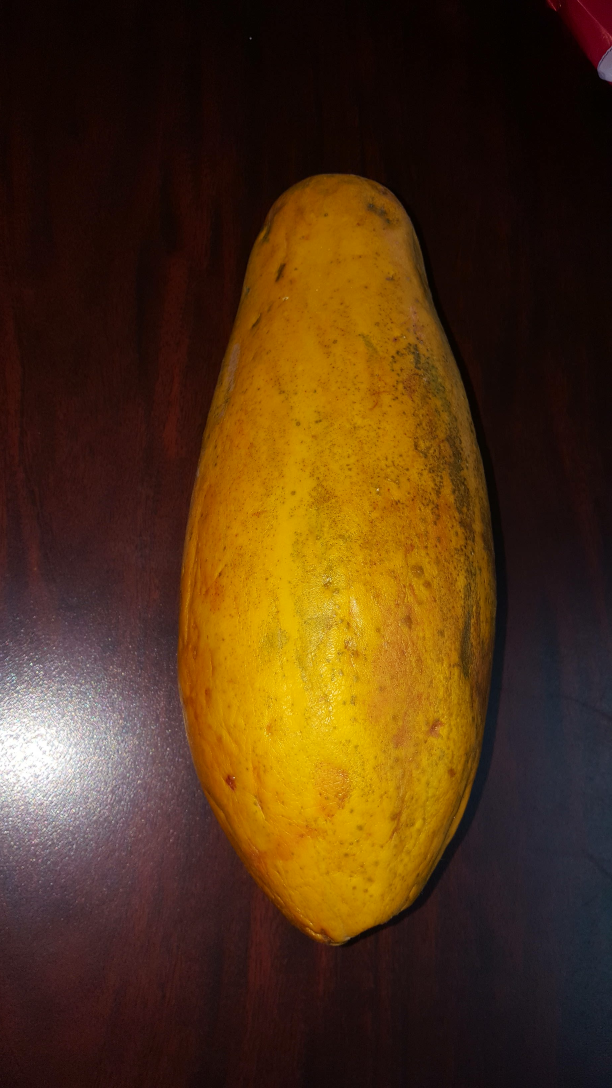
#> input picture prueba.jpg, 1836 x 3264 px (shown at 1/3 size); its folder holds only this picture in this run
$ python evaluacionRNA.py   (older library calls are emulated)
#> lines starting #> are read from the running program, lines starting #| are printed output that depends on the picture; after the words box and inside, x2 and y2 are one past the last pixel; in counts of white or black regions, pixels touching at a corner belong together
#> further down, imagen is the input picture: shape (3264, 1836, 3); mean B, G, R 21.2, 51.2, 79.6
"""
Aplicacion para extraer un recorte de la imagen donde se encuentra
un tomate.

"""

from __future__ import division
import cv2
import numpy as np
from PIL import Image
from os import listdir
import os
import neurolab as nl
import scipy as sp

def mostar(imagen):
    imagen = cv2.resize(imagen, (600, 400))
    cv2.imshow('Papaya', imagen)
    cv2.waitKey(0)

def encontar_contorno(imagen):
    cv2.imshow('Papaya', imagen)
    cv2.waitKey(0)
    imagen = imagen.copy()
    contornos, jerarquia =cv2.findContours(imagen, cv2.RETR_LIST, cv2.CHAIN_APPROX_SIMPLE)
    contour_sizes = [(cv2.contourArea(contorno), contorno) for contorno in contornos]

    mayor_contorno = max(contour_sizes, key=lambda x: x[0])[1]

    mascara = np.zeros(imagen.shape, np.uint8)
    cv2.drawContours(mascara, [mayor_contorno], -1, 255, -1)
    return mayor_contorno, mascara

def contorno_rectangulo(imagen, contorno):
    imagenConElipse = imagen.copy()
    elipse = cv2.fitEllipse(contorno)
    factor_redn = 0.5
    sx = int((elipse[1][0]*factor_redn)/2)
    sy = int((elipse[1][1]*factor_redn)/2)
    x = int(elipse[0][0]) - sy
    y = int(elipse[0][1]) - sx
    #cv2.elipse(imagenConElipse, elipse, green, 2, cv2.LINE_AA)
    #cv2.rectangle(imagenConElipse, (x,y), ((x + sy*2), (y + sx*2)), (255,0,0),2)
    imagenConElipse = imagenConElipse[y:(y + sx*2), x:(x + sy*2)]
    return imagenConElipse

def ecnontrar_tomate(imagen):
    imagen2 = imagen.copy()
    imagen3 = imagen.copy()
    imagen2 = cv2.cvtColor(imagen2, cv2.COLOR_BGR2HSV)
#> imagen2: shape (3264, 1836, 3); mean H, S, V 48.9, 179.7, 80.4
    max_dimension = max(imagen2.shape)
#> max_dimension = 3264
    scale = 700/max_dimension
#> scale = 0.214
    imagen2 = cv2.resize(imagen2, None, fx=scale, fy=scale)
#> imagen2: shape (700, 394, 3); mean H, S, V 48.9, 179.6, 80.3
    imagen3 = cv2.resize(imagen3, None, fx=scale, fy=scale)
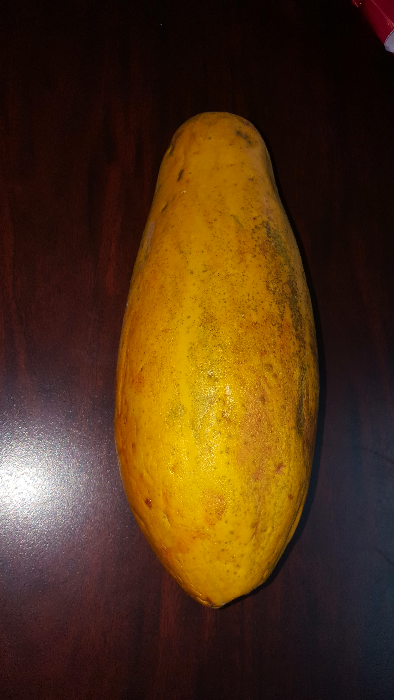
#> imagen3: shape (700, 394, 3); mean B, G, R 21.1, 51, 79.5
    imagen_azul = cv2.GaussianBlur(imagen2, (7, 7), 0)
#> imagen_azul: shape (700, 394, 3); mean H, S, V 48.9, 179.6, 80.3
    min_rojo = np.array([0, 100, 80])
    max_rojo = np.array([10, 256, 256])

    mascara1 = cv2.inRange(imagen_azul, min_rojo, max_rojo)
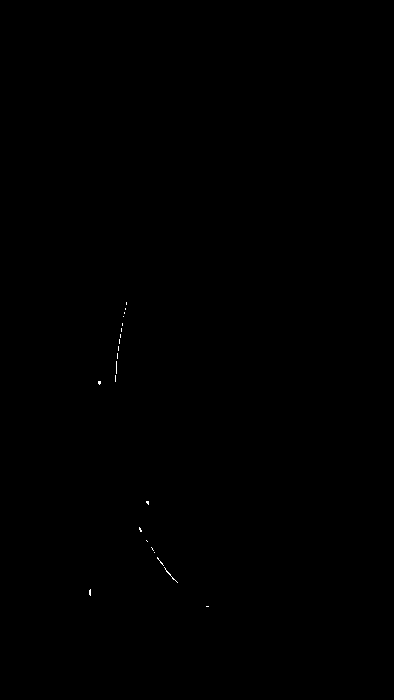
#> mascara1: shape (700, 394); 0.05% white in thin lines or dots, all inside (x1, y1, x2, y2) = (89, 302, 209, 607)
    min_rojo2 = np.array([170, 100, 80])
    max_rojo2 = np.array([180, 256, 256])

    mascara2 = cv2.inRange(imagen_azul, min_rojo2, max_rojo2)
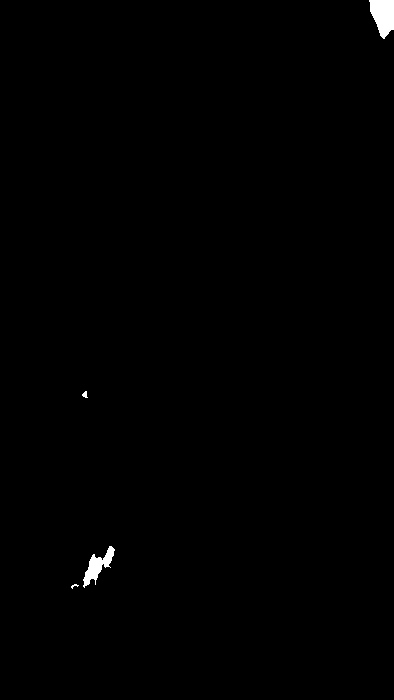
#> mascara2: shape (700, 394); 0.45% white; 4 white regions (1 under 20 px), largest, box (x1, y1, x2, y2) and area: (369, 0, 394, 39) 702, (83, 546, 115, 588) 504, (82, 391, 88, 398) 26
    mascara = mascara1 + mascara2
#> mascara: shape (700, 394); 0.5% white; 26 white regions (22 under 20 px), largest, box (x1, y1, x2, y2) and area: (369, 0, 394, 39) 702, (83, 546, 115, 588) 504, (82, 391, 88, 398) 26, (164, 567, 178, 583) 22
    kernel = cv2.getStructuringElement(cv2.MORPH_ELLIPSE, (15, 15))
    mascara_cerrada = cv2.morphologyEx(mascara, cv2.MORPH_CLOSE, kernel)
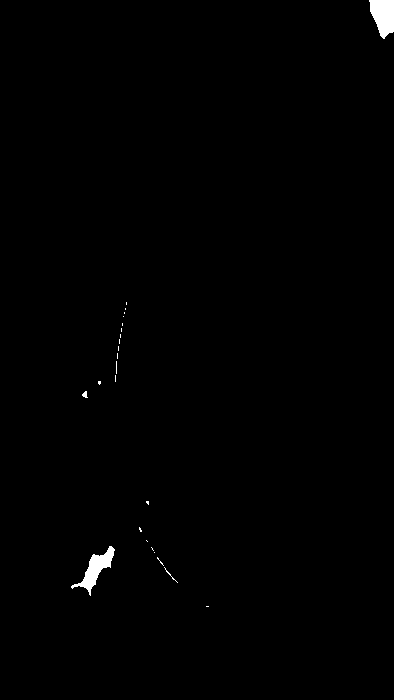
#> mascara_cerrada: shape (700, 394); 0.56% white; 24 white regions (20 under 20 px), largest, box (x1, y1, x2, y2) and area: (369, 0, 394, 39) 713, (71, 546, 115, 596) 673, (82, 391, 88, 398) 26, (164, 567, 178, 583) 22
    mascara_limpia = cv2.morphologyEx(mascara_cerrada, cv2.MORPH_OPEN, kernel)
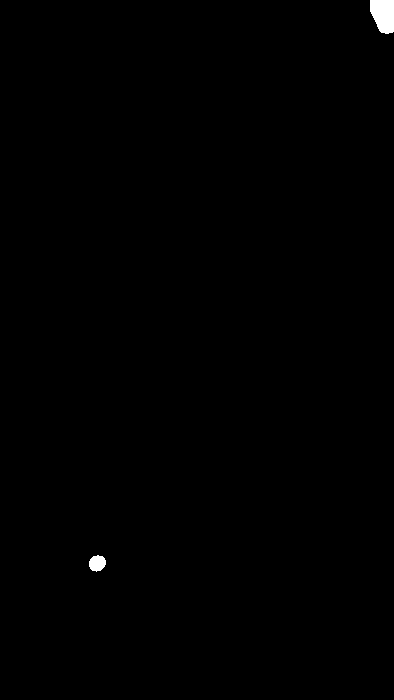
#> mascara_limpia: shape (700, 394); 0.32% white; 2 white regions

    contorno_tomate_gramde, mascara_tomate = encontar_contorno(mascara_limpia)
#> in encontar_contorno, `contornos, jerarquia =cv2.findContours(imagen, cv2.RETR_LIST, cv2.CHAI..`: contornos = 2 contours; box (x1, y1, x2, y2) and area: (370, 0, 394, 34) 627, (89, 555, 106, 572) 194; jerarquia = [[1, -1, -1, -1], [-1, 0, -1, -1]]
#> in encontar_contorno, `contour_sizes = [(cv2.contourArea(contorno), contorno) for contorno in..`: contour_sizes = 2 items
#> in encontar_contorno, `mayor_contorno = max(contour_sizes, key=lambda x: x[0])[1]`: mayor_contorno = contour of 28 points, box (x1, y1, x2, y2) (370, 0, 394, 34), area 627
#> in encontar_contorno, `cv2.drawContours(mascara, [mayor_contorno], -1, 255, -1)`: mascara: shape (700, 394); 0.25% white; 1 white region, box (x1, y1, x2, y2) and area: (370, 0, 394, 34) 677
#> contorno_tomate_gramde has the same summary as mayor_contorno in encontar_contorno

    rectangulo_tomate = contorno_rectangulo(imagen3, contorno_tomate_gramde)
#> in contorno_rectangulo, `elipse = cv2.fitEllipse(contorno)`: elipse = ((382.8, 8.18), (24.16, 52.08), 166.4)
#> in contorno_rectangulo, `sx = int((elipse[1][0]*factor_redn)/2)`: sx = 6
#> in contorno_rectangulo, `sy = int((elipse[1][1]*factor_redn)/2)`: sy = 13
#> in contorno_rectangulo, `x = int(elipse[0][0]) - sy`: x = 369
#> in contorno_rectangulo, `y = int(elipse[0][1]) - sx`: y = 2
    #rectangulo_tomate = cv2.resize(rectangulo_tomate, (100, 50))
    # recortar(rectangulo_tomate)
    return rectangulo_tomate

"""

===============================================================================================================

"""

def sacar_pixels(imagen):
    #se abre la imagen
#> called with imagen = 'tomate-recortado.jpg'
    im = Image.open(imagen)
    im = im.resize((40, 10), Image.ANTIALIAS)
    #im = im.resize((100, 50), Image.ANTIALIAS)
    #im.save("hola.jpg")
    #lectura de pixels
    pixels = im.load()

    filas, columnas = im.size
#> filas = 40; columnas = 10
    decimales = 4
    cadena = ""
    for columna in range (columnas):
        for fila in range(filas):
            #se separan los valores RGB y se escriben en el archivo
            rojo = str(normalizar(pixels[fila,columna][0]))
            verde = str(normalizar(pixels[fila,columna][1]))
            azul = str(normalizar(pixels[fila,columna][2]))
            cadena = cadena + rojo[:rojo.find(".")+decimales] + " " + verde[:verde.find(".")+decimales] + " " + azul[:azul.find(".")+decimales] + " "

    return cadena


def normalizar(valor):
    salida = (valor*1.)/255.
    return salida

"""
=======================================================================================
"""

imagen = cv2.imread("prueba.jpg")
imagen = ecnontrar_tomate(imagen)
cv2.imwrite("tomate-recortado.jpg",imagen)

cadena =  sacar_pixels("tomate-recortado.jpg")

if(os.path.exists("datos-entrenamiento.csv")== True):
    os.remove("datos-entrenamiento.csv")

archivo_entrenamiento = open("datos-entrenamiento.csv", "a")

archivo_entrenamiento.write(cadena)
archivo_entrenamiento.close()

#> (the run stopped early here; a loop or call above may not have finished)
